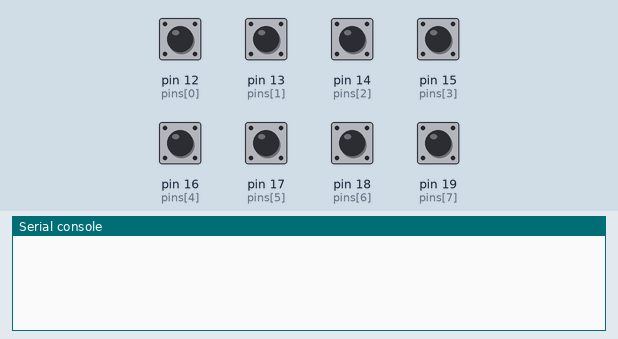
Simulated run of this program. Board: MicroPython board. On the bench: the last lines printed to the serial console. Inputs (shaded band) come from the test bench; at power-on: pin 12 (pins[0]), pin 13 (pins[1]), pin 14 (pins[2]), pin 15 (pins[3]), pin 16 (pins[4]), pin 17 (pins[5]), pin 18 (pins[6]), pin 19 (pins[7]) HIGH.

Above: at 1.2 s.
1.3 s: pin 12 (pins[0]) pulled LOW for 0.15 s
At 2.8 s:
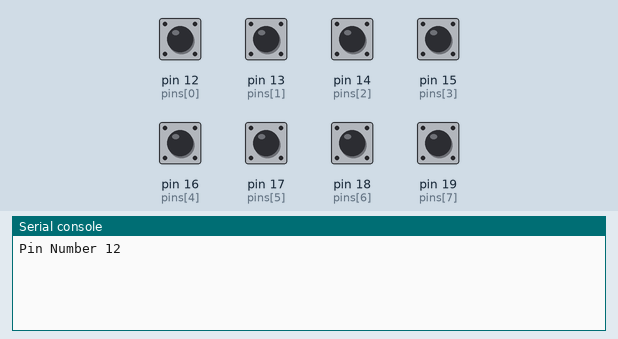
3.1 s: pin 13 (pins[1]) pulled LOW for 0.15 s
At 4.2 s:
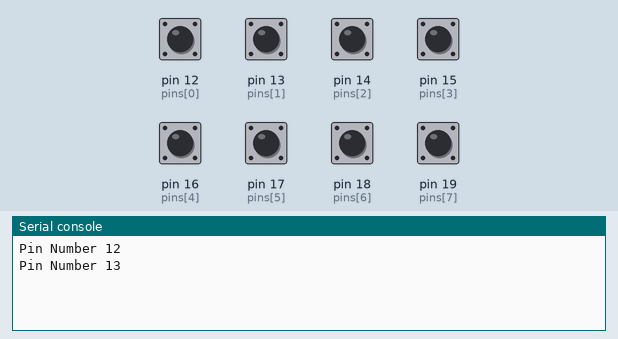
4.7 s: pin 14 (pins[2]) pulled LOW for 0.15 s
At 5.4 s:
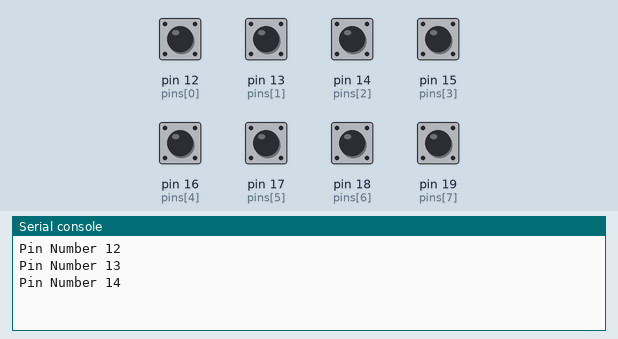
6.3 s: pin 15 (pins[3]) pulled LOW for 0.15 s
At 7.6 s:
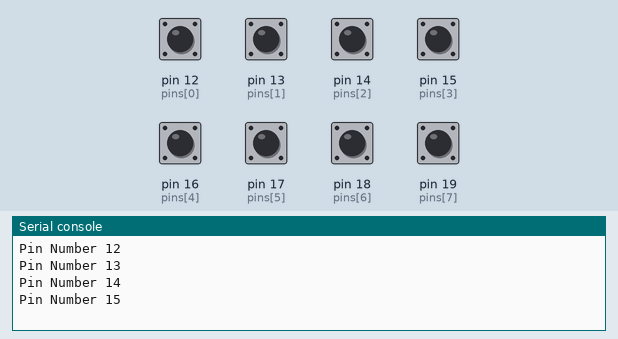
7.9 s: pin 16 (pins[4]) pulled LOW for 0.15 s
At 9.0 s:
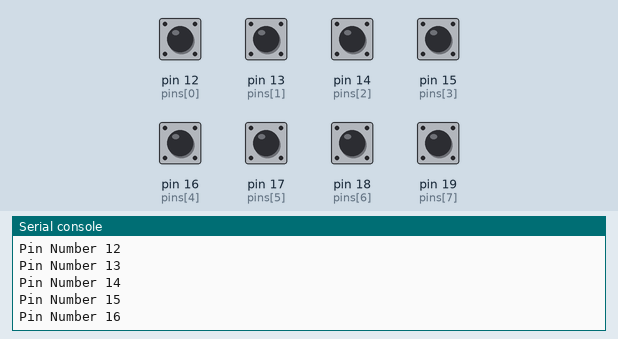
9.5 s: pin 17 (pins[5]) pulled LOW for 0.15 s
At 10.2 s:
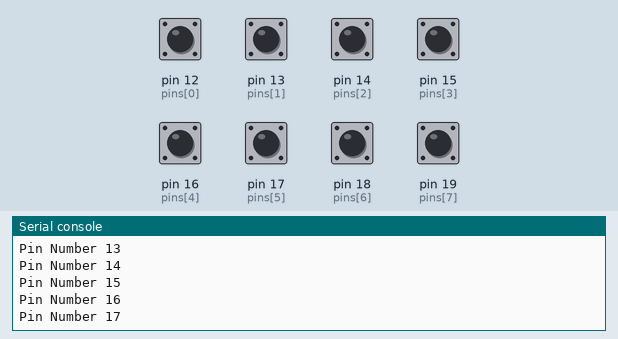
Timing chart, 0 to 12.1 s (numbered marks = the images above; inputs shaded):
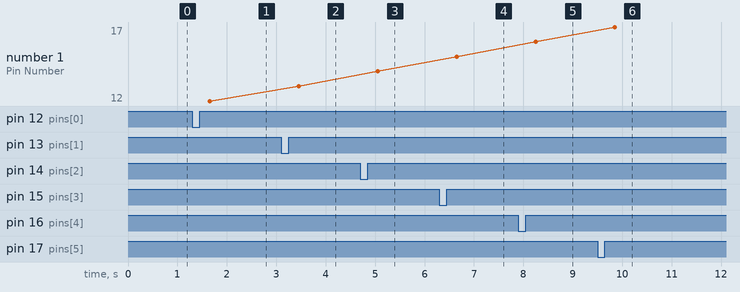

Measured:
- after the input at 1.3 s, the serial console: prints a new line after 0.35 s (image 1)
- after the input at 3.1 s, the serial console: prints a new line after 0.35 s (image 2)
- after the input at 4.7 s, the serial console: prints a new line after 0.35 s (image 3)
- after the input at 6.3 s, the serial console: prints a new line after 0.35 s (image 4)
- after the input at 7.9 s, the serial console: prints a new line after 0.35 s (image 5)
- after the input at 9.5 s, the serial console: prints a new line after 0.35 s (image 6)
- plotted number 1: 12 → 13 after the input at 3.1 s, 13 → 14 after the input at 4.7 s, 14 → 15 after the input at 6.3 s, 15 → 16 after the input at 7.9 s, 16 → 17 after the input at 9.5 s

The program:

labyrinth.py
```python
from machine import Pin
import utime

pins = [12, 13, 14, 15, 16, 17, 18, 19]

def visiting(pin):
    utime.sleep_ms(200)
    print(f"Pin Number {pin}")

for pin_number in pins:
    pin = Pin(pin_number, Pin.IN, Pin.PULL_UP)
    pin.irq(trigger=Pin.IRQ_RISING, handler=lambda pin, pin_num=pin_number: visiting(pin_num))
```
